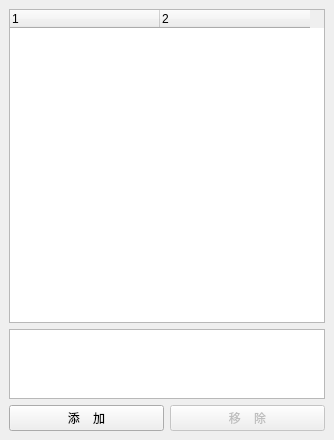
  <widget class="QDockWidget" name="docktreeWidget">
   <property name="enabled">
    <bool>true</bool>
   </property>
   <property name="sizePolicy">
    <sizepolicy hsizetype="Preferred" vsizetype="Preferred">
     <horstretch>0</horstretch>
     <verstretch>0</verstretch>
    </sizepolicy>
   </property>
   <property name="minimumSize">
    <size>
     <width>334</width>
     <height>288</height>
    </size>
   </property>
   <property name="allowedAreas">
    <set>Qt::AllDockWidgetAreas</set>
   </property>
   <property name="windowTitle">
    <string>显示</string>
   </property>
   <attribute name="dockWidgetArea">
    <number>1</number>
   </attribute>
   <widget class="QWidget" name="dockWidgetContents">
    <layout class="QVBoxLayout" name="verticalLayout_3" stretch="5,1,0">
     <item>
      <widget class="QTreeWidget" name="treeWidget_layer">
       <property name="columnCount">
        <number>2</number>
       </property>
       <attribute name="headerMinimumSectionSize">
        <number>150</number>
       </attribute>
       <attribute name="headerDefaultSectionSize">
        <number>150</number>
       </attribute>
       <attribute name="headerStretchLastSection">
        <bool>false</bool>
       </attribute>
       <column>
        <property name="text">
         <string notr="true">1</string>
        </property>
       </column>
       <column>
        <property name="text">
         <string notr="true">2</string>
        </property>
       </column>
      </widget>
     </item>
     <item>
      <widget class="QTextBrowser" name="textBrowser_layerDescription">
       <property name="tabStopWidth">
        <number>30</number>
       </property>
      </widget>
     </item>
     <item>
      <layout class="QHBoxLayout" name="horizontalLayout_4">
       <item>
        <widget class="QPushButton" name="button_add_layer">
         <property name="text">
          <string>添    加</string>
         </property>
        </widget>
       </item>
       <item>
        <widget class="QPushButton" name="button_remove_layer">
         <property name="enabled">
          <bool>false</bool>
         </property>
         <property name="text">
          <string>移    除</string>
         </property>
        </widget>
       </item>
      </layout>
     </item>
    </layout>
   </widget>
  </widget>
